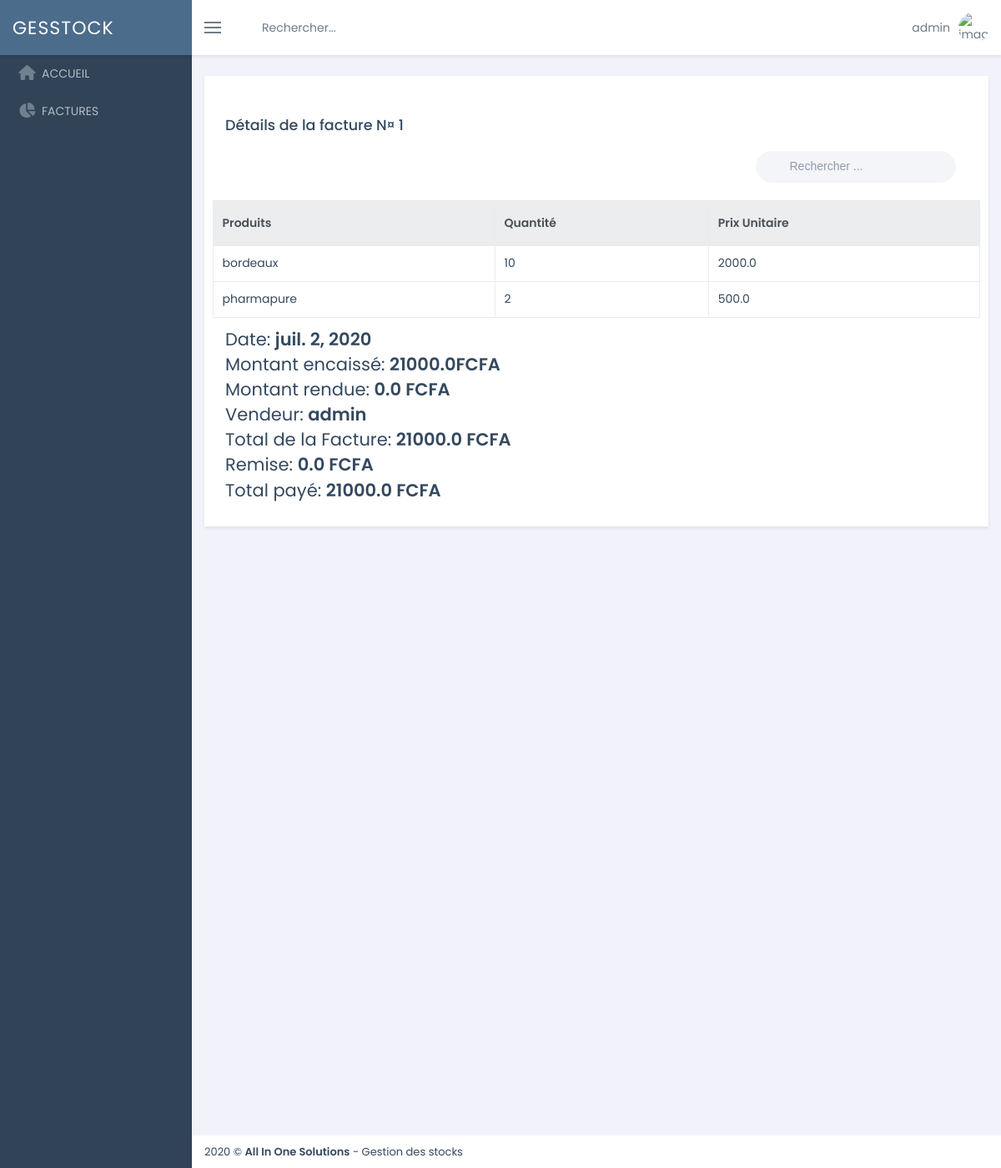
Screenshot of /shop/Detailfacture/detail/1/ (signed in) with the database file from the repository.
### shop/models.py (models this page shows, shortened)
class Facture(models.Model):
    dateFacture   = models.DateField(auto_now=True)
    venteId       = models.ForeignKey(Vente, on_delete=models.CASCADE)
    totalG        = models.FloatField(null=True)
    totalV        = models.FloatField(null=True)

class Facture_Ligne(models.Model):
    datefac     = models.DateField(auto_now=True)
    produitId   = models.ForeignKey(Produit, on_delete=models.CASCADE)
    qteAchete   = models.IntegerField(default=None)
    prix        = models.FloatField(default=None)
    gain        = models.FloatField(default=None)
    factureId   = models.ForeignKey(Facture, on_delete=models.CASCADE)

class Produit(models.Model):
    libelleProd  = models.CharField(max_length=100)
    quantite     = models.IntegerField(default=None)
    prixAchat    = models.FloatField(default=None)
    prixVente    = models.FloatField(default=None)
    stock        = models.IntegerField(default=None)
    description  = models.CharField(max_length=150)
    cateProd     = models.ForeignKey(Categorie, on_delete=models.CASCADE)
    fournisseur  = models.ForeignKey(Fournisseur, on_delete=models.CASCADE)
    etatP        = models.BooleanField(null=True)

class Vente(models.Model):
    dateVente  = models.DateField(auto_now=True)
    remise     = models.FloatField(default=None)
    totalPaye  = models.FloatField(default=None)
    totalFactur= models.FloatField(default=None)
    SomRemise  = models.FloatField(default=None)
    monnaiRemise= models.FloatField(default=None)

### shop/views.py (the view)
# urls.py: path('Detailfacture/detail/<int:id>/', views.detailFact1, name='detailfacture1'),
@login_required
def detailFact1(request, id):
    modif = get_object_or_404(Facture, id=id)
    listfacture = Facture_Ligne.objects.filter(factureId_id=id)
    return render(request, 'shop/detailFacture1.html', locals())

### shop/templates/shop/detailFacture1.html (shortened to what this page needs)
{% extends 'base1.html' %}
{% block content %}
    <div class="page-content fade-in-up">
        <h5 class="font-strong mb-4">Détails de la facture N¤ {{ modif.id }}</h5>
        <div class="flexbox mb-4">
            <div class="input-group-icon input-group-icon-left mr-3">
                <span class="input-icon input-icon-right font-16"><i class="ti-search"></i></span>
                <input class="form-control form-control-rounded form-control-solid" id="key-search" type="text" placeholder="Rechercher ...">
            </div>
        </div>
        <div class="table-responsive row">
            <table class="table table-bordered table-hover" id="datatable">
                <thead class="thead-default thead-lg">
                <tr>
                    <th>Produits</th>
                    <th>Quantité</th>
                    <th>Prix Unitaire</th>
                </tr>
                </thead>
                <tbody>
                {% for fac in listfacture %}
                    <tr>
                        <td>{{ fac.produitId.libelleProd }}</td>
                        <td>{{  fac.qteAchete}}</td>
                        <td>{{ fac.produitId.prixVente}}</td>
                    </tr>
                {% endfor %}
                </tbody>
            </table>
        </div>
        <h4> Date: <b>{{ modif.dateFacture }} </b></h4>
        <h4> Montant encaissé: <b>{{ modif.venteId.SomRemise }}FCFA</b></h4>
        <h4> Montant rendue: <b>{{ modif.venteId.monnaiRemise }} FCFA </b></h4>
        <h4> Vendeur: <b>{{ user.username }}</b></h4>
        <h4> Total de la Facture: <b>{{ modif.venteId.totalFactur }} FCFA </b> </h4>
        <h4> Remise: <b>{{ modif.venteId.remise }}  FCFA </b></h4>
        <h4> Total payé: <b> {{ modif.venteId.totalPaye }} FCFA </b> </h4>
    </div>
{% endblock %}

### templates/base1.html (shortened to what this page needs)
{% load static %}
<!DOCTYPE html>
<html lang="en">
<head>
    <link href="{% static 'assets/vendors/bootstrap/dist/css/bootstrap.min.css' %}" rel="stylesheet" />
    <link href="{% static 'assets/vendors/font-awesome/css/font-awesome.min.css' %}" rel="stylesheet" />
    <link href="{% static 'assets/vendors/line-awesome/css/line-awesome.min.css' %}" rel="stylesheet" />
    <link href="{% static 'assets/vendors/themify-icons/css/themify-icons.css' %}" rel="stylesheet" />
    <link href="{% static 'assets/vendors/animate.css/animate.min.css' %}" rel="stylesheet" />
    <link href="{% static 'assets/vendors/toastr/toastr.min.css' %}" rel="stylesheet" />
    <link href="{% static 'assets/vendors/bootstrap-select/dist/css/bootstrap-select.min.css' %}" rel="stylesheet" />
    <link href="{% static 'assets/vendors/jvectormap/jquery-jvectormap-2.0.3.css' %}" rel="stylesheet" />
    <link href="{% static 'assets/css/main.min.css' %}" rel="stylesheet" />
    <link href="{% static 'assets/fontawesome/css/fontawesome.css' %}" rel="stylesheet" />
    <link href="{% static 'assets/fontawesome/css/svg-with-js.min.css' %}" rel="stylesheet" />
    <link href="{% static 'assets/fontawesome/css/solid.min.css' %}" rel="stylesheet" />
    <link href="{% static 'assets/vendors/dataTables/datatables.min.css' %}" rel="stylesheet" />
    <link href="{% static 'assets/css/main.min.css' %}" rel="stylesheet" />
    <link href="{% static 'assets/invoice/invoice.css' %}" rel="stylesheet" />
    <link href="{% static 'assets/invoice/gritter.css' %}" rel="stylesheet" />
</head>
<body class="fixed-navbar">
<div class="page-wrapper">
    <header class="header">
        <div class="page-brand">
            <a href="index-2.html">
                <span class="brand">GesSTOCK</span>
            </a>
        </div>
        <div class="flexbox flex-1">
            <ul class="nav navbar-toolbar">
                <li>
                    <a class="nav-link sidebar-toggler js-sidebar-toggler" href="javascript:;">
                        <span class="icon-bar"></span>
                        <span class="icon-bar"></span>
                        <span class="icon-bar"></span>
                    </a>
                </li>
                <li>
                    <a class="nav-link search-toggler js-search-toggler"><i class="ti-search"></i>
                        <span>Rechercher...</span>
                    </a>
                </li>
            </ul>
            <ul class="nav navbar-toolbar">
                <li class="dropdown dropdown-user">
                    <a class="nav-link dropdown-toggle link" data-toggle="dropdown">
                        <span>{{ user.username }}</span>
                        <img src="{% static 'assets/img/users/user.png' %}" alt="image" />
                    </a>
                </li>
            </ul>
        </div>
    </header>
    <nav class="page-sidebar" id="sidebar">
        <div id="sidebar-collapse">
            <ul class="side-menu metismenu">
                <li>
                    <a href="{% url 'index1' %}"><i class="sidebar-item-icon fa fa-home"></i>
                        <span class="nav-label">ACCUEIL</span>
                    </a>
                </li>
                <li>
                    <a href="{% url 'facliste1' %}"><i class="sidebar-item-icon fa fa-chart-pie"></i>
                        <span class="nav-label">FACTURES</span>
                    </a>
                </li>
            </ul>
        </div>
    </nav>
    <div class="content-wrapper">
        <div class="page-content fade-in-up">
            <div class="ibox">
                <div class="ibox-body">
                    {% block content %}
                    {% endblock %}
                </div>
            </div>
        </div>
        <footer class="page-footer">
            <div class="font-13">2020 © <b>All In One Solutions</b> - Gestion des stocks</div>
        </footer>
    </div>
</div>
</body>
</html>

### rows the page displays
Facture: id "1", dateFacture "juil. 2, 2020", venteId.SomRemise "21000.0", venteId.monnaiRemise "0.0", venteId.totalFactur "21000.0", venteId.remise "0.0", venteId.totalPaye "21000.0"
Facture_Ligne: produitId.libelleProd "bordeaux", qteAchete "10", produitId.prixVente "2000.0"
Facture_Ligne: produitId.libelleProd "pharmapure", qteAchete "2", produitId.prixVente "500.0"

### other values shown
{{ user.username }} "admin"
